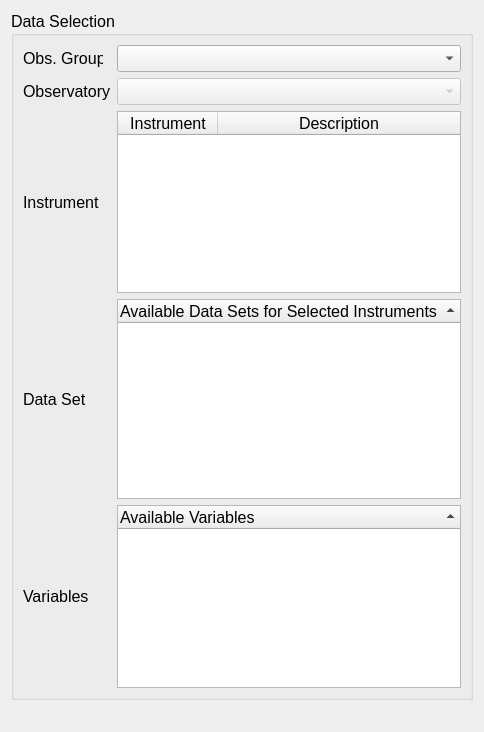
<?xml version="1.0" encoding="UTF-8"?>
<ui version="4.0">
 <class>ScInfoPropWidget</class>
 <widget class="QWidget" name="ScInfoPropWidget">
  <property name="geometry">
   <rect>
    <x>0</x>
    <y>0</y>
    <width>484</width>
    <height>732</height>
   </rect>
  </property>
  <property name="windowTitle">
   <string>Form</string>
  </property>
  <layout class="QGridLayout" name="gridLayout">
   <item row="8" column="0">
    <spacer name="verticalSpacer">
     <property name="orientation">
      <enum>Qt::Vertical</enum>
     </property>
     <property name="sizeHint" stdset="0">
      <size>
       <width>20</width>
       <height>40</height>
      </size>
     </property>
    </spacer>
   </item>
   <item row="0" column="0">
    <widget class="QGroupBox" name="groupBox">
     <property name="font">
      <font>
       <pointsize>12</pointsize>
       <weight>50</weight>
       <bold>false</bold>
      </font>
     </property>
     <property name="title">
      <string>Data Selection</string>
     </property>
     <layout class="QGridLayout" name="gridLayout_2">
      <item row="3" column="2">
       <widget class="QTableWidget" name="Instruments">
        <property name="minimumSize">
         <size>
          <width>265</width>
          <height>165</height>
         </size>
        </property>
        <property name="lineWidth">
         <number>0</number>
        </property>
        <property name="alternatingRowColors">
         <bool>true</bool>
        </property>
        <property name="selectionBehavior">
         <enum>QAbstractItemView::SelectRows</enum>
        </property>
        <property name="showGrid">
         <bool>false</bool>
        </property>
        <property name="gridStyle">
         <enum>Qt::NoPen</enum>
        </property>
        <property name="sortingEnabled">
         <bool>true</bool>
        </property>
        <property name="columnCount">
         <number>2</number>
        </property>
        <attribute name="horizontalHeaderStretchLastSection">
         <bool>true</bool>
        </attribute>
        <attribute name="verticalHeaderVisible">
         <bool>false</bool>
        </attribute>
        <attribute name="verticalHeaderDefaultSectionSize">
         <number>15</number>
        </attribute>
        <attribute name="verticalHeaderMinimumSectionSize">
         <number>15</number>
        </attribute>
        <column>
         <property name="text">
          <string>Instrument</string>
         </property>
        </column>
        <column>
         <property name="text">
          <string>Description</string>
         </property>
        </column>
       </widget>
      </item>
      <item row="4" column="0">
       <widget class="QLabel" name="DataSet_Label">
        <property name="text">
         <string>Data Set</string>
        </property>
       </widget>
      </item>
      <item row="3" column="0">
       <widget class="QLabel" name="Instruments_Label">
        <property name="text">
         <string>Instrument</string>
        </property>
       </widget>
      </item>
      <item row="6" column="2">
       <widget class="QTreeWidget" name="Variables">
        <property name="minimumSize">
         <size>
          <width>265</width>
          <height>165</height>
         </size>
        </property>
        <property name="alternatingRowColors">
         <bool>true</bool>
        </property>
        <property name="selectionMode">
         <enum>QAbstractItemView::ExtendedSelection</enum>
        </property>
        <property name="sortingEnabled">
         <bool>true</bool>
        </property>
        <property name="animated">
         <bool>true</bool>
        </property>
        <property name="columnCount">
         <number>1</number>
        </property>
        <column>
         <property name="text">
          <string>Available Variables</string>
         </property>
        </column>
       </widget>
      </item>
      <item row="4" column="2">
       <widget class="QTreeWidget" name="DataSet">
        <property name="minimumSize">
         <size>
          <width>265</width>
          <height>200</height>
         </size>
        </property>
        <property name="focusPolicy">
         <enum>Qt::ClickFocus</enum>
        </property>
        <property name="horizontalScrollBarPolicy">
         <enum>Qt::ScrollBarAsNeeded</enum>
        </property>
        <property name="alternatingRowColors">
         <bool>true</bool>
        </property>
        <property name="selectionMode">
         <enum>QAbstractItemView::ExtendedSelection</enum>
        </property>
        <property name="selectionBehavior">
         <enum>QAbstractItemView::SelectItems</enum>
        </property>
        <property name="sortingEnabled">
         <bool>true</bool>
        </property>
        <property name="animated">
         <bool>true</bool>
        </property>
        <property name="wordWrap">
         <bool>false</bool>
        </property>
        <property name="columnCount">
         <number>1</number>
        </property>
        <attribute name="headerVisible">
         <bool>true</bool>
        </attribute>
        <column>
         <property name="text">
          <string notr="true">Available Data Sets for Selected Instruments</string>
         </property>
        </column>
       </widget>
      </item>
      <item row="1" column="0">
       <widget class="QLabel" name="Group_Label">
        <property name="maximumSize">
         <size>
          <width>80</width>
          <height>16777215</height>
         </size>
        </property>
        <property name="text">
         <string>Obs. Group</string>
        </property>
       </widget>
      </item>
      <item row="6" column="0">
       <widget class="QLabel" name="Variables_Label">
        <property name="text">
         <string>Variables</string>
        </property>
       </widget>
      </item>
      <item row="1" column="2">
       <widget class="QComboBox" name="Group">
        <property name="enabled">
         <bool>true</bool>
        </property>
        <property name="minimumSize">
         <size>
          <width>265</width>
          <height>0</height>
         </size>
        </property>
        <property name="maximumSize">
         <size>
          <width>16777215</width>
          <height>16777215</height>
         </size>
        </property>
        <property name="focusPolicy">
         <enum>Qt::ClickFocus</enum>
        </property>
        <item>
         <property name="text">
          <string/>
         </property>
        </item>
       </widget>
      </item>
      <item row="2" column="2">
       <widget class="QComboBox" name="Observatory">
        <property name="enabled">
         <bool>false</bool>
        </property>
        <property name="minimumSize">
         <size>
          <width>265</width>
          <height>0</height>
         </size>
        </property>
        <property name="maximumSize">
         <size>
          <width>16777215</width>
          <height>16777215</height>
         </size>
        </property>
        <property name="focusPolicy">
         <enum>Qt::ClickFocus</enum>
        </property>
        <item>
         <property name="text">
          <string/>
         </property>
        </item>
       </widget>
      </item>
      <item row="2" column="0">
       <widget class="QLabel" name="Observatory_Label">
        <property name="text">
         <string>Observatory</string>
        </property>
       </widget>
      </item>
     </layout>
     <zorder>Group</zorder>
     <zorder>Observatory</zorder>
     <zorder>Group_Label</zorder>
     <zorder>Observatory_Label</zorder>
     <zorder>Instruments_Label</zorder>
     <zorder>DataSet_Label</zorder>
     <zorder>DataSet</zorder>
     <zorder>Instruments</zorder>
     <zorder>Variables_Label</zorder>
     <zorder>Variables</zorder>
    </widget>
   </item>
  </layout>
 </widget>
 <resources/>
 <connections/>
</ui>
